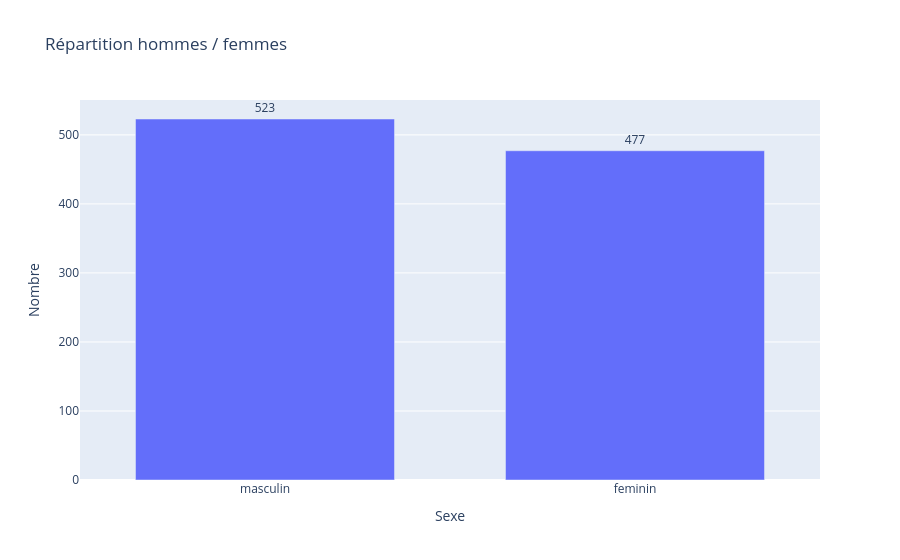

Notebook cell for this chart:
### Code cell
import plotly.graph_objects as go

fig = go.Figure(
    data=[
        go.Bar(
            x=repartition_sexe["sexe"],
            y=repartition_sexe["frequence"],
            text=repartition_sexe["frequence"],
            textposition="outside"
        )
    ]
)

fig.update_layout(
    title="Répartition hommes / femmes",
    xaxis_title="Sexe",
    yaxis_title="Nombre",
    bargap=0.3
)

fig.show()

### Figure 1 — Plotly figure (JSON) as saved in the notebook; plotly's stock layout.template omitted (floating-point values rounded to 4 significant figures)
{"data": [{"text": [523.0, 477.0], "textposition": "outside", "type": "bar", "x": ["masculin", "feminin"], "y": [523, 477]}], "layout": {"bargap": 0.3, "title": {"text": "Répartition hommes / femmes"}, "xaxis": {"title": {"text": "Sexe"}}, "yaxis": {"title": {"text": "Nombre"}}}}
